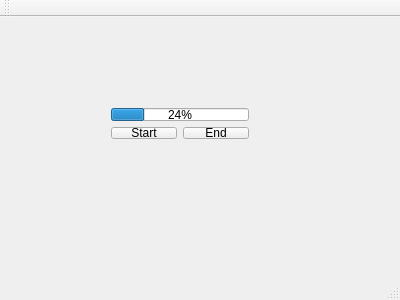
<?xml version="1.0" encoding="UTF-8"?>
<ui version="4.0">
 <class>MainWindow</class>
 <widget class="QMainWindow" name="MainWindow">
  <property name="geometry">
   <rect>
    <x>0</x>
    <y>0</y>
    <width>400</width>
    <height>300</height>
   </rect>
  </property>
  <property name="windowTitle">
   <string>MainWindow</string>
  </property>
  <widget class="QWidget" name="centralWidget">
   <widget class="QWidget" name="">
    <property name="geometry">
     <rect>
      <x>100</x>
      <y>80</y>
      <width>160</width>
      <height>53</height>
     </rect>
    </property>
    <layout class="QVBoxLayout" name="verticalLayout">
     <item>
      <widget class="QProgressBar" name="progressBar">
       <property name="value">
        <number>24</number>
       </property>
      </widget>
     </item>
     <item>
      <layout class="QHBoxLayout" name="horizontalLayout">
       <item>
        <widget class="QPushButton" name="StartButton">
         <property name="text">
          <string>Start</string>
         </property>
        </widget>
       </item>
       <item>
        <widget class="QPushButton" name="EndButton">
         <property name="text">
          <string>End</string>
         </property>
        </widget>
       </item>
      </layout>
     </item>
    </layout>
   </widget>
  </widget>
  <widget class="QMenuBar" name="menuBar">
   <property name="geometry">
    <rect>
     <x>0</x>
     <y>0</y>
     <width>400</width>
     <height>23</height>
    </rect>
   </property>
  </widget>
  <widget class="QToolBar" name="mainToolBar">
   <attribute name="toolBarArea">
    <enum>TopToolBarArea</enum>
   </attribute>
   <attribute name="toolBarBreak">
    <bool>false</bool>
   </attribute>
  </widget>
  <widget class="QStatusBar" name="statusBar"/>
 </widget>
 <layoutdefault spacing="6" margin="11"/>
 <resources/>
 <connections/>
</ui>
